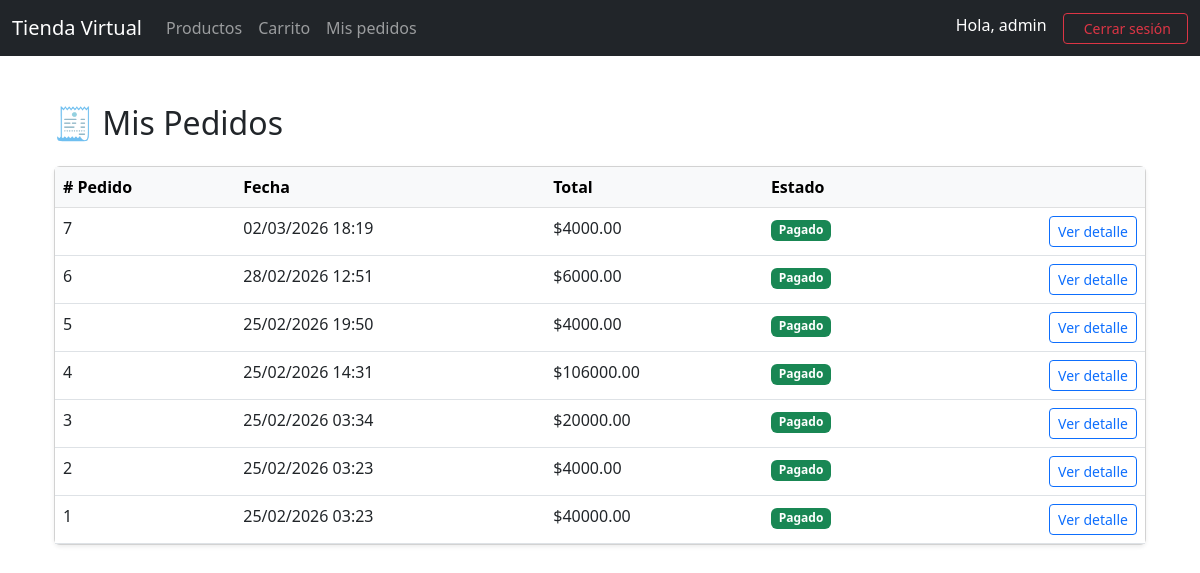
Screenshot of /pedidos/mis-pedidos/ (signed in) with the database file from the repository.
### pedidos/models.py (models this page shows, shortened)
class Pedido(models.Model):
    ESTADOS = [('Pagado', 'Pagado'), ('Pendiente', 'Pendiente'), ('Cancelado', 'Cancelado'),]
    usuario = models.ForeignKey(User, on_delete=models.CASCADE, related_name='pedidos')
    fecha = models.DateTimeField(auto_now_add=True)
    total = models.DecimalField(max_digits=10, decimal_places=2)
    estado = models.CharField(max_length=20, choices=ESTADOS, default='Pagado')

### pedidos/views.py (the view)
# urls.py: path('mis-pedidos/', views.mis_pedidos, name='mis_pedidos'),
@login_required
def mis_pedidos(request):
    pedidos = Pedido.objects.filter(usuario=request.user).order_by('-fecha')
    return render(request, 'pedidos/mis_pedidos.html', {'pedidos': pedidos})

### carrito/context_processors.py (called while the page is built)
def carrito_total(request):
    if request.user.is_authenticated:
        total_items = ItemCarrito.objects.filter(usuario=request.user).count()
    else:
        total_items = 0
    return {
        'carrito_total_items': total_items
    }

### pedidos/templates/pedidos/mis_pedidos.html
{% extends 'core/base.html' %}
{% block content %}
<div class="container mt-5">
    <h2 class="mb-4">🧾 Mis Pedidos</h2>
    {% if pedidos %}
        <div class="card shadow-sm">
            <div class="table-responsive">
                <table class="table table-hover mb-0">
                    <thead class="table-light">
                        <tr>
                            <th># Pedido</th>
                            <th>Fecha</th>
                            <th>Total</th>
                            <th>Estado</th>
                            <th></th>
                        </tr>
                    </thead>
                    <tbody>
                        {% for pedido in pedidos %}
                            <tr>
                                <td>{{ pedido.id }}</td>
                                <td>{{ pedido.fecha|date:"d/m/Y H:i" }}</td>
                                <td>${{ pedido.total }}</td>
                                <td>
                                    <span class="badge bg-success"> {{ pedido.estado }} </span>
                                </td>
                                <td class="text-end">
                                    <a href="{% url 'detalle_pedido' pedido.id %}" class="btn btn-sm btn-outline-primary"> Ver detalle </a>
                                </td>
                            </tr>
                        {% endfor %}
                    </tbody>
                </table>
            </div>
        </div>
    {% else %}
        <div class="alert alert-info text-center">
            Aún no has realizado ninguna compra.
        </div>
    {% endif %}
</div>
{% endblock %}

### core/templates/core/base.html (shortened to what this page needs)
{% load static %}
<!DOCTYPE html>
<html lang="es">
<head>
    <link href="https://cdn.jsdelivr.net/npm/bootstrap@5.3.0/dist/css/bootstrap.min.css"
          rel="stylesheet">
</head>
<body>
<nav class="navbar navbar-expand-lg navbar-dark bg-dark">
    <div class="container-fluid">
        <a class="navbar-brand" href="#">Tienda Virtual</a>
        <div class="collapse navbar-collapse">
            <ul class="navbar-nav me-auto">
                <li class="nav-item">
                    <a class="nav-link" href="/productos/">Productos</a>
                </li>
                <li class="nav-item">
                    <a class="nav-link position-relative" href="{% url 'ver_carrito' %}">
                    Carrito
                    </a>
                </li>
                <a class="nav-link" href="{% url 'mis_pedidos' %}">
                    Mis pedidos
                </a>
            </ul>
            <ul class="navbar-nav">
                {% if user.is_authenticated %}
                    <li class="nav-item">
                        <span class="navbar-text text-white me-3">
                            Hola, {{ user.username }}
                        </span>
                    </li>
                    <li class="nav-item">
                        <form action="{% url 'logout' %}" method="post" class="d-inline">
                            <button type="submit" class="btn btn-outline-danger btn-sm px-3">
                                 Cerrar sesión
                            </button>
                        </form>
                    </li>
                {% endif %}
            </ul>
        </div>
    </div>
</nav>
<div class="container mt-5">
    {% block content %}
    {% endblock %}
</div>
</body>
</html>

### rows the page displays
Pedido: id "7", fecha "02/03/2026 18:19", total "4000.00", estado "Pagado"
Pedido: id "6", fecha "28/02/2026 12:51", total "6000.00", estado "Pagado"
Pedido: id "5", fecha "25/02/2026 19:50", total "4000.00", estado "Pagado"
Pedido: id "4", fecha "25/02/2026 14:31", total "106000.00", estado "Pagado"
Pedido: id "3", fecha "25/02/2026 03:34", total "20000.00", estado "Pagado"
Pedido: id "2", fecha "25/02/2026 03:23", total "4000.00", estado "Pagado"
Pedido: id "1", fecha "25/02/2026 03:23", total "40000.00", estado "Pagado"

### other values shown
{{ user.username }} "admin"
